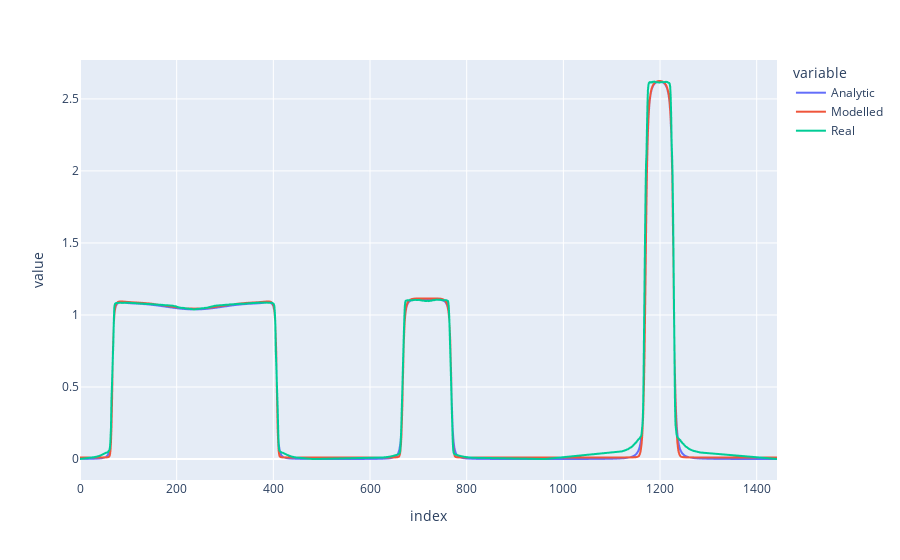

The code cell stored with this chart in its notebook:
### Code cell
DF = pd.DataFrame(np.ravel(x_testr[:,:,0].reshape(x_testr.shape[0], x_testr.shape[1])), columns=['Analytic'])
DF['Modelled'] = np.ravel(modelAdamMAE.predict(x_test).reshape(x_testr.shape[0], x_testr.shape[1]))
DF['Real'] = np.ravel(y_test.reshape(x_testr.shape[0], x_testr.shape[1]))

DF.plot()

### Figure 1 — Plotly figure (JSON) as saved in the notebook; plotly's stock layout.template omitted (floating-point values rounded to 4 significant figures; data arrays with more than 128 entries replaced by an {"elided": "..."} marker saying what was removed)
{"data": [{"hovertemplate": "variable=Analytic<br>index=%{x}<br>value=%{y}<extra></extra>", "legendgroup": "Analytic", "line": {"color": "#636efa", "dash": "solid"}, "mode": "lines", "name": "Analytic", "showlegend": true, "type": "scattergl", "x": {"elided": "1443 int values"}, "xaxis": "x", "y": {"elided": "1443 float values"}, "yaxis": "y"}, {"hovertemplate": "variable=Modelled<br>index=%{x}<br>value=%{y}<extra></extra>", "legendgroup": "Modelled", "line": {"color": "#EF553B", "dash": "solid"}, "mode": "lines", "name": "Modelled", "showlegend": true, "type": "scattergl", "x": {"elided": "1443 int values"}, "xaxis": "x", "y": {"elided": "1443 float values"}, "yaxis": "y"}, {"hovertemplate": "variable=Real<br>index=%{x}<br>value=%{y}<extra></extra>", "legendgroup": "Real", "line": {"color": "#00cc96", "dash": "solid"}, "mode": "lines", "name": "Real", "showlegend": true, "type": "scattergl", "x": {"elided": "1443 int values"}, "xaxis": "x", "y": {"elided": "1443 float values"}, "yaxis": "y"}], "layout": {"legend": {"title": {"text": "variable"}, "tracegroupgap": 0}, "margin": {"t": 60}, "xaxis": {"anchor": "y", "domain": [0, 1], "title": {"text": "index"}}, "yaxis": {"anchor": "x", "domain": [0, 1], "title": {"text": "value"}}}}
